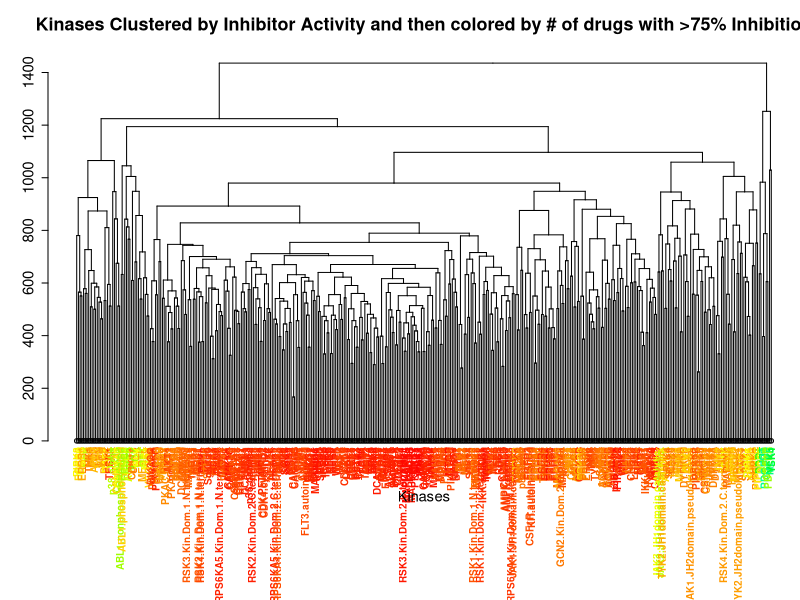

Write the R code that produced this figure.
rawData <- t(read.csv("Drewry-data.csv"))
kinaseDist <- dist(rawData)
kinaseClust <- hclust(kinaseDist)

library(ape)
my_tree = as.phylo(kinaseClust)
write.tree(my_tree,file='hclust.tre')

inhData<- read.csv("data-Drewry-75inh.csv")
pdf(file="Drewry-dendrogram-colors.pdf",width=40, height=10)
hcd <-as.dendrogram(kinaseClust)
mycols <- grDevices::rainbow(length(inhData))
colLab <- function(n) {
    if(is.leaf(n)) {
      a <- attributes(n)
	  label <- a$label
      attr(n, "nodePar") <-
        c(a$nodePar, list(lab.col = mycols[inhData[ ,label]]))
      attr(n, "frame.plot") <- TRUE
    }
    n
  }
clusDendro = dendrapply(hcd, colLab)
par(cex=0.6, font=2,mar=c(12, 4, 4, 0))
plot(clusDendro, xlab="", ylab="", main="", sub="", pin=c(8,1),mai=rep(0.1,4),axes=FALSE)
par(cex=0.9)
title(xlab="Kinases", ylab="", main="Kinases Clustered by Inhibitor Activity and then colored by # of drugs with >75% Inhibition")
axis(2)
dev.off()